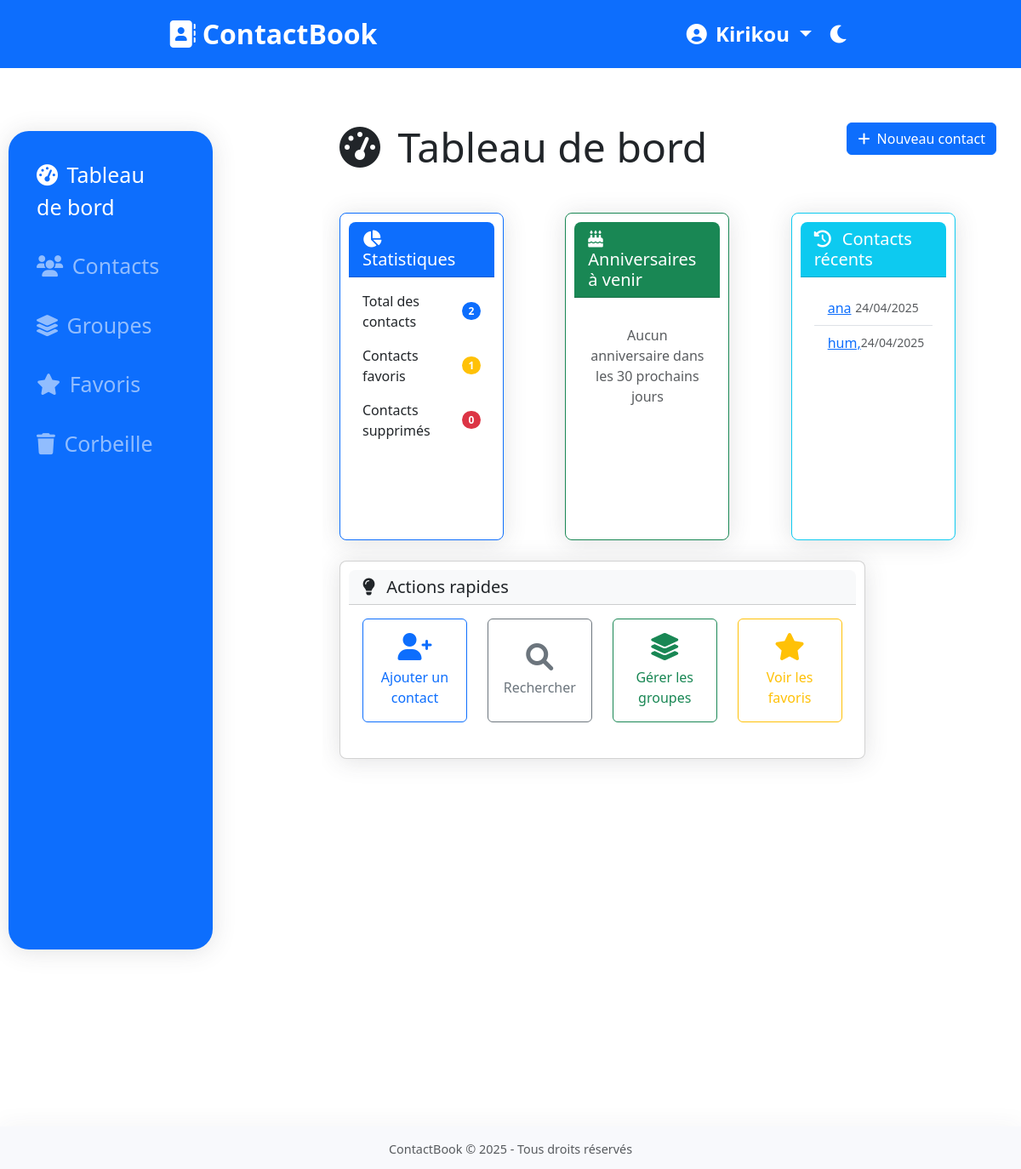
The app's page /contacts (signed in), older data.
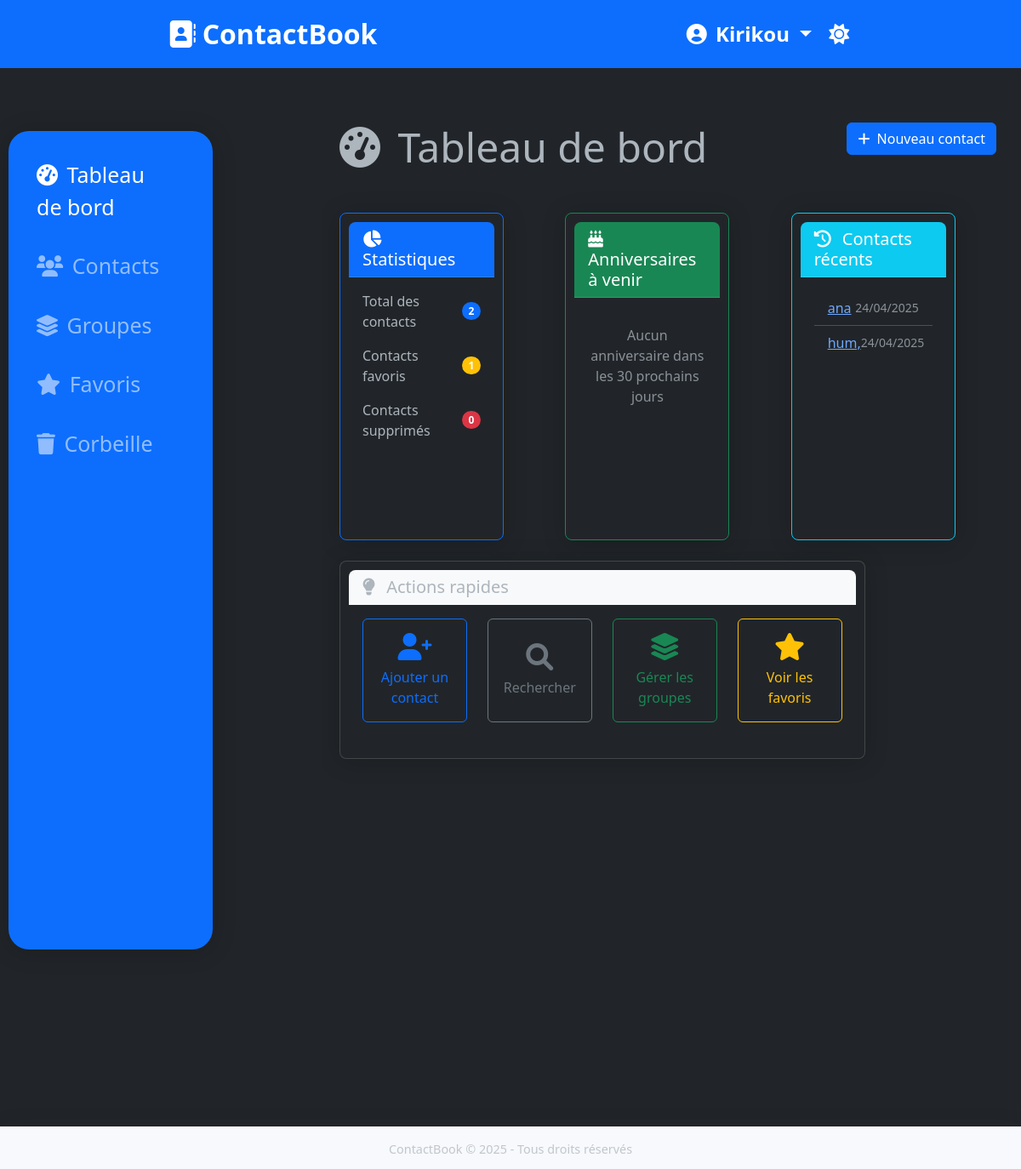
The same page, newer data.
### users/models.py (models this page shows, shortened)
class CustomUser(AbstractUser):
    theme_preference = models.CharField(
        max_length=10,
        choices=[('light', 'Clair'), ('dark', 'Sombre')],
        default='light'
    )

### contacts/models.py (models this page shows, shortened)
class Contact(models.Model):
    user = models.ForeignKey(settings.AUTH_USER_MODEL, on_delete=models.CASCADE, related_name="contacts")
    first_name = models.CharField(max_length=50, blank=True, verbose_name="Prénom")
    last_name = models.CharField(max_length=50, blank=True, verbose_name="Nom")
    phone_number = models.CharField(max_length=20, validators=[validate_phone_number], verbose_name="Téléphone")
    email = models.EmailField(blank=True, verbose_name="Email")
    address = models.TextField(blank=True, verbose_name="Adresse")
    avatar = models.ImageField(upload_to='avatars/', blank=True, null=True, verbose_name="Avatar")
    birth_date = models.DateField(blank=True, null=True, verbose_name="Date de naissance")
    notes = models.TextField(blank=True, verbose_name="Notes")
    is_favorite = models.BooleanField(default=False, verbose_name="Favori")
    groups = models.ManyToManyField(Group, blank=True, related_name="contacts", verbose_name="Groupes")
    is_deleted = models.BooleanField(default=False, verbose_name="Supprimé")
    created_at = models.DateTimeField(auto_now_add=True, verbose_name="Créé le")
    updated_at = models.DateTimeField(auto_now=True, verbose_name="Modifié le")
    def __str__(self):
        if self.first_name and self.last_name:
            return f"{self.first_name} {self.last_name}"
        elif self.first_name:
            return self.first_name
        elif self.last_name:
            return self.last_name
        else:
            return self.phone_number
    def days_until_birthday(self):
        if not self.birth_date:
            return None
        today = date.today()
        next_birthday = date(today.year, self.birth_date.month, self.birth_date.day)
        if next_birthday < today:
            next_birthday = date(today.year + 1, self.birth_date.month, self.birth_date.day)
        return (next_birthday - today).days
    class Meta:
        verbose_name = "Contact"
        verbose_name_plural = "Contacts"
        ordering = ['last_name', 'first_name']

### contacts/views.py (the view)
# urls.py: path('', views.dashboard, name='dashboard'),
@login_required
def dashboard(request):
    total_contacts = Contact.objects.filter(user=request.user, is_deleted=False).count()
    favorite_contacts = Contact.objects.filter(user=request.user, is_favorite=True, is_deleted=False).count()
    deleted_contacts = Contact.objects.filter(user=request.user, is_deleted=True).count()
    today = date.today()
    thirty_days_later = today + timedelta(days=30)
    upcoming_birthdays = []
    contacts_with_birthdays = Contact.objects.filter(
        user=request.user,
        is_deleted=False,
        birth_date__isnull=False
    )
    for contact in contacts_with_birthdays:
        days = contact.days_until_birthday()
        if days is not None and days <= 30:
            upcoming_birthdays.append({
                'contact': contact,
                'days': days
            })
    upcoming_birthdays.sort(key=lambda x: x['days'])
    recent_contacts = Contact.objects.filter(
        user=request.user,
        is_deleted=False
    ).order_by('-updated_at')[:5]
    context = {
        'total_contacts': total_contacts,
        'favorite_contacts': favorite_contacts,
        'deleted_contacts': deleted_contacts,
        'upcoming_birthdays': upcoming_birthdays,
        'recent_contacts': recent_contacts,
    }
    return render(request, 'contacts/dashboard.html', context)

### contacts/templates/contacts/dashboard.html (shortened to what the changed rows need)
{% extends 'base.html' %}
{% block content %}
<div class="row mb-4">
    <div class="col-md-8">
        <h1 class="display-5 mb-4">
            <i class="fas fa-tachometer-alt me-2"></i> Tableau de bord
        </h1>
    </div>
</div>
<div class="row">
    <div class="col-md-4 mb-4">
        <div class="card h-100 border-primary">
            <div class="card-body">
                <div class="d-flex justify-content-between align-items-center mb-3">
                    <div>Total des contacts</div>
                    <span class="badge bg-primary rounded-pill">{{ total_contacts }}</span>
                </div>
                <div class="d-flex justify-content-between align-items-center mb-3">
                    <div>Contacts favoris</div>
                    <span class="badge bg-warning rounded-pill">{{ favorite_contacts }}</span>
                </div>
                <div class="d-flex justify-content-between align-items-center">
                    <div>Contacts supprimés</div>
                    <span class="badge bg-danger rounded-pill">{{ deleted_contacts }}</span>
                </div>
            </div>
        </div>
    </div>
    <div class="col-md-4 mb-4">
        <div class="card h-100 border-success">
            <div class="card-body">
                {% if upcoming_birthdays %}
                    <ul class="list-group list-group-flush">
                        {% for item in upcoming_birthdays %}
                            <li class="list-group-item d-flex justify-content-between align-items-center">
                                <div>
                                    <a href="{% url 'contact_detail' item.contact.id %}">{{ item.contact }}</a>
                                </div>
                                <span class="badge {% if item.days == 0 %}bg-danger{% elif item.days <= 7 %}bg-warning{% else %}bg-info{% endif %} rounded-pill">
                                    {% if item.days == 0 %}
                                        Aujourd'hui !
                                    {% elif item.days == 1 %}
                                        Demain
                                    {% else %}
                                        Dans {{ item.days }} jours
                                    {% endif %}
                                </span>
                            </li>
                        {% endfor %}
                    </ul>
                {% else %}
                    <p class="text-muted text-center mt-3">Aucun anniversaire dans les 30 prochains jours</p>
                {% endif %}
            </div>
        </div>
    </div>
    <div class="col-md-4 mb-4">
        <div class="card h-100 border-info">
            <div class="card-body">
                {% if recent_contacts %}
                    <ul class="list-group list-group-flush">
                        {% for contact in recent_contacts %}
                            <li class="list-group-item d-flex justify-content-between align-items-center">
                                <div>
                                    <a href="{% url 'contact_detail' contact.id %}">{{ contact }}</a>
                                </div>
                                <small class="text-muted">{{ contact.updated_at|date:"d/m/Y" }}</small>
                            </li>
                        {% endfor %}
                    </ul>
                {% else %}
                    <p class="text-muted text-center mt-3">Aucun contact récent</p>
                {% endif %}
            </div>
        </div>
    </div>
</div>
<div class="row">
    <div class="col-12">
        <div class="card">
            <div class="card-header bg-light">
                <h5 class="card-title mb-0">
                    <i class="fas fa-lightbulb me-2"></i> Actions rapides
                </h5>
            </div>
        </div>
    </div>
</div>
{% endblock %}

### templates/base.html (shortened to what this page needs)
{% load static %}
<!DOCTYPE html>
<html lang="fr" data-bs-theme="{{ request.user.theme_preference }}">
<head>
    <link href="https://cdn.jsdelivr.net/npm/bootstrap@5.3.0-alpha1/dist/css/bootstrap.min.css" rel="stylesheet">
    <link rel="stylesheet" href="https://cdnjs.cloudflare.com/ajax/libs/font-awesome/6.0.0/css/all.min.css">
    <link rel="stylesheet" href="{% static 'contacts/css/style.css' %}?v=1>">
</head>
<body>
    <div class="header bg-primary ">
        <div class="section1 ">
            <a class="navbar-brand" href="{% url 'home' %}">
                <i class="fas fa-address-book me-2"></i>ContactBook
            </a>
        </div>
        <div>
            <div class="section2 ">
                <div>
                    <li class="nav-item dropdown">
                        <a class="nav-link dropdown-toggle" href="#" id="navbarDropdown" role="button"
                            data-bs-toggle="dropdown" aria-expanded="false">
                            <i class="fas fa-user-circle me-1"></i> {{ user.username }}
                        </a>
                    </li>
                </div>
                <div>
                    <button id="theme-toggle" class="btn btn-link nav-link">
                        <i
                            class="fas {% if request.user.theme_preference == 'dark' %}fa-sun{% else %}fa-moon{% endif %} me-1"></i>
                    </button>
                </div>
            </div>
        </div>
    </div>
    <div class="main mt-4 mb-5">
        <div class="aside">
            {% if user.is_authenticated %}
            <aside class="navbar navbar-expand-lg navbar-dark bg-primary">
                <div class="collapse  navbar-collapse" id="navbarNav">
                    <ul class="navbar-nav row me-auto gap-3">
                        <li class="nav-item">
                            <a class="nav-link {% if request.resolver_match.url_name == 'dashboard' %}active{% endif %}"
                                href="{% url 'dashboard' %}">
                                <i class="fas fa-tachometer-alt me-1"></i> Tableau de bord
                            </a>
                        </li>
                        <li class="nav-item">
                            <a class="nav-link {% if request.resolver_match.url_name == 'contact_list' %}active{% endif %}"
                                href="{% url 'contact_list' %}">
                                <i class="fas fa-users me-1"></i> Contacts
                            </a>
                        </li>
                        <li class="nav-item">
                            <a class="nav-link {% if request.resolver_match.url_name == 'group_list' %}active{% endif %}"
                                href="{% url 'group_list' %}">
                                <i class="fas fa-layer-group me-1"></i> Groupes
                            </a>
                        </li>
                        <li class="nav-item">
                            <a class="nav-link {% if request.resolver_match.url_name == 'favorites' %}active{% endif %}"
                                href="{% url 'favorites' %}">
                                <i class="fas fa-star me-1"></i> Favoris
                            </a>
                        </li>
                        <li class="nav-item">
                            <a class="nav-link {% if request.resolver_match.url_name == 'trash' %}active{% endif %}"
                                href="{% url 'trash' %}">
                                <i class="fas fa-trash me-1"></i> Corbeille
                            </a>
                        </li>
                    </ul>
                </div>
            </aside>
            {% endif %}
        </div>
        <div class="container">
            {% block content %}{% endblock %}
        </div>
    </div>
    <footer class="footer mt-auto py-3 ">
        <div class=" text-center">
            <span class="text-muted">ContactBook &copy; {% now "Y" %} - Tous droits réservés</span>
        </div>
    </footer>
</body>
</html>

Row changes from the older to the newer data that the page shows:
changed CustomUser "Kirikou": theme_preference "light" → "dark" (drawn)
